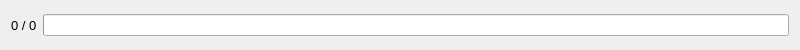
<?xml version="1.0" encoding="UTF-8"?>
<ui version="4.0">
 <class>ProgressBar</class>
 <widget class="QWidget" name="ProgressBar">
  <property name="geometry">
   <rect>
    <x>0</x>
    <y>0</y>
    <width>800</width>
    <height>50</height>
   </rect>
  </property>
  <property name="windowTitle">
   <string>Form</string>
  </property>
  <layout class="QHBoxLayout" name="horizontalLayout">
   <item>
    <widget class="QLabel" name="status">
     <property name="font">
      <font>
       <pointsize>10</pointsize>
      </font>
     </property>
     <property name="text">
      <string>0 / 0</string>
     </property>
    </widget>
   </item>
   <item>
    <widget class="QProgressBar" name="progress">
     <property name="value">
      <number>0</number>
     </property>
     <property name="textVisible">
      <bool>false</bool>
     </property>
    </widget>
   </item>
  </layout>
 </widget>
 <resources>
  <include location="jobman.qrc"/>
 </resources>
 <connections/>
</ui>
